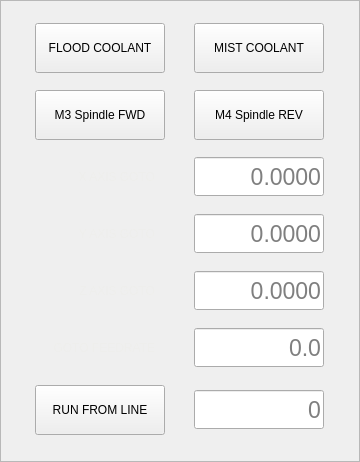
<?xml version="1.0" encoding="UTF-8"?>
<ui version="4.0">
 <class>Frame</class>
 <widget class="QFrame" name="Frame">
  <property name="geometry">
   <rect>
    <x>0</x>
    <y>0</y>
    <width>360</width>
    <height>462</height>
   </rect>
  </property>
  <property name="windowTitle">
   <string>Frame</string>
  </property>
  <property name="frameShape">
   <enum>QFrame::StyledPanel</enum>
  </property>
  <property name="frameShadow">
   <enum>QFrame::Raised</enum>
  </property>
  <layout class="QGridLayout" name="gridLayout">
   <item row="0" column="0">
    <widget class="VCPSettingsPushButton" name="rfh_flood_coolant_on">
     <property name="sizePolicy">
      <sizepolicy hsizetype="Fixed" vsizetype="Fixed">
       <horstretch>0</horstretch>
       <verstretch>0</verstretch>
      </sizepolicy>
     </property>
     <property name="minimumSize">
      <size>
       <width>130</width>
       <height>50</height>
      </size>
     </property>
     <property name="maximumSize">
      <size>
       <width>130</width>
       <height>50</height>
      </size>
     </property>
     <property name="text">
      <string>FLOOD COOLANT</string>
     </property>
    </widget>
   </item>
   <item row="0" column="1">
    <widget class="VCPSettingsPushButton" name="rfh_mist_coolant_on">
     <property name="sizePolicy">
      <sizepolicy hsizetype="Fixed" vsizetype="Fixed">
       <horstretch>0</horstretch>
       <verstretch>0</verstretch>
      </sizepolicy>
     </property>
     <property name="minimumSize">
      <size>
       <width>130</width>
       <height>50</height>
      </size>
     </property>
     <property name="maximumSize">
      <size>
       <width>130</width>
       <height>50</height>
      </size>
     </property>
     <property name="text">
      <string>MIST COOLANT</string>
     </property>
    </widget>
   </item>
   <item row="1" column="0">
    <widget class="VCPSettingsPushButton" name="m3_spindle_fwd">
     <property name="sizePolicy">
      <sizepolicy hsizetype="Fixed" vsizetype="Fixed">
       <horstretch>0</horstretch>
       <verstretch>0</verstretch>
      </sizepolicy>
     </property>
     <property name="minimumSize">
      <size>
       <width>130</width>
       <height>50</height>
      </size>
     </property>
     <property name="maximumSize">
      <size>
       <width>130</width>
       <height>50</height>
      </size>
     </property>
     <property name="text">
      <string>M3 Spindle FWD</string>
     </property>
    </widget>
   </item>
   <item row="1" column="1">
    <widget class="VCPSettingsPushButton" name="m4_spindle_rev">
     <property name="sizePolicy">
      <sizepolicy hsizetype="Fixed" vsizetype="Fixed">
       <horstretch>0</horstretch>
       <verstretch>0</verstretch>
      </sizepolicy>
     </property>
     <property name="minimumSize">
      <size>
       <width>130</width>
       <height>50</height>
      </size>
     </property>
     <property name="maximumSize">
      <size>
       <width>130</width>
       <height>50</height>
      </size>
     </property>
     <property name="text">
      <string>M4 Spindle REV</string>
     </property>
    </widget>
   </item>
   <item row="2" column="0">
    <widget class="QLabel" name="rfh_x_axis_goto_pos">
     <property name="enabled">
      <bool>false</bool>
     </property>
     <property name="sizePolicy">
      <sizepolicy hsizetype="Fixed" vsizetype="Fixed">
       <horstretch>0</horstretch>
       <verstretch>0</verstretch>
      </sizepolicy>
     </property>
     <property name="minimumSize">
      <size>
       <width>120</width>
       <height>40</height>
      </size>
     </property>
     <property name="maximumSize">
      <size>
       <width>120</width>
       <height>40</height>
      </size>
     </property>
     <property name="styleSheet">
      <string notr="true">QLabel{
    color: rgb(238, 238, 236);
	font: 16pt &quot;Bebas Kai&quot;;
}</string>
     </property>
     <property name="text">
      <string>X AXIS GOTO</string>
     </property>
     <property name="alignment">
      <set>Qt::AlignRight|Qt::AlignTrailing|Qt::AlignVCenter</set>
     </property>
    </widget>
   </item>
   <item row="2" column="1">
    <widget class="VCPLineEdit" name="run_from_line_Num">
     <property name="sizePolicy">
      <sizepolicy hsizetype="Fixed" vsizetype="Fixed">
       <horstretch>0</horstretch>
       <verstretch>0</verstretch>
      </sizepolicy>
     </property>
     <property name="minimumSize">
      <size>
       <width>130</width>
       <height>39</height>
      </size>
     </property>
     <property name="maximumSize">
      <size>
       <width>130</width>
       <height>39</height>
      </size>
     </property>
     <property name="toolTip">
      <string>&lt;html&gt;&lt;head/&gt;&lt;body&gt;&lt;p&gt;&lt;span style=&quot; font-weight:600; font-style:italic; text-decoration: underline; color:#ff0000;&quot;&gt;IMPORTANT WARNING!!!&lt;/span&gt;&lt;/p&gt;&lt;p&gt;&lt;span style=&quot; font-weight:600; color:#ff0000;&quot;&gt;RUN FROM LINE &lt;/span&gt;&lt;span style=&quot; color:#000000;&quot;&gt;does &lt;/span&gt;&lt;span style=&quot; font-weight:600; color:#ff0000;&quot;&gt;NOT &lt;/span&gt;&lt;span style=&quot; color:#000000;&quot;&gt;account for any&lt;/span&gt;&lt;/p&gt;&lt;p&gt;&lt;span style=&quot; color:#000000;&quot;&gt;preceding commands such as but not limited &lt;/span&gt;&lt;/p&gt;&lt;p&gt;&lt;span style=&quot; color:#000000;&quot;&gt;too the following:&lt;/span&gt;&lt;/p&gt;&lt;p&gt;&lt;span style=&quot; color:#000000;&quot;&gt;- XYZ positioning move Commands&lt;/span&gt;&lt;/p&gt;&lt;p&gt;&lt;span style=&quot; color:#000000;&quot;&gt;- Feedrate Commands&lt;/span&gt;&lt;/p&gt;&lt;p&gt;&lt;span style=&quot; color:#000000;&quot;&gt;- G5x Work Offset Commands&lt;/span&gt;&lt;/p&gt;&lt;p&gt;&lt;span style=&quot; color:#000000;&quot;&gt;- Tool Change Commands&lt;/span&gt;&lt;/p&gt;&lt;p&gt;&lt;span style=&quot; color:#000000;&quot;&gt;- Tool length offsets that need to be active&lt;/span&gt;&lt;/p&gt;&lt;p&gt;&lt;span style=&quot; color:#000000;&quot;&gt;- Spindle or Coolant ON Commands&lt;/span&gt;&lt;/p&gt;&lt;p&gt;&lt;span style=&quot; color:#000000;&quot;&gt;- ANY Commands not on the current line&lt;/span&gt;&lt;/p&gt;&lt;p&gt;&lt;span style=&quot; font-weight:600; color:#ff0000;&quot;&gt;It is recommended to be run from a previous&lt;/span&gt;&lt;/p&gt;&lt;p&gt;&lt;span style=&quot; font-weight:600; color:#ff0000;&quot;&gt;tool change line that reissues all of those &lt;/span&gt;&lt;/p&gt;&lt;p&gt;&lt;span style=&quot; font-weight:600; color:#ff0000;&quot;&gt;commands to avoid unexpected behavior!&lt;/span&gt;&lt;/p&gt;&lt;/body&gt;&lt;/html&gt;</string>
     </property>
     <property name="statusTip">
      <string>Warning! this run command does not account for preceding positioning moves or commands!</string>
     </property>
     <property name="styleSheet">
      <string notr="true">font: 17pt;</string>
     </property>
     <property name="text">
      <string/>
     </property>
     <property name="alignment">
      <set>Qt::AlignRight|Qt::AlignTrailing|Qt::AlignVCenter</set>
     </property>
     <property name="placeholderText">
      <string>0.0000</string>
     </property>
    </widget>
   </item>
   <item row="3" column="0">
    <widget class="QLabel" name="rfh_y_axis_goto_pos">
     <property name="enabled">
      <bool>false</bool>
     </property>
     <property name="sizePolicy">
      <sizepolicy hsizetype="Fixed" vsizetype="Fixed">
       <horstretch>0</horstretch>
       <verstretch>0</verstretch>
      </sizepolicy>
     </property>
     <property name="minimumSize">
      <size>
       <width>120</width>
       <height>40</height>
      </size>
     </property>
     <property name="maximumSize">
      <size>
       <width>120</width>
       <height>40</height>
      </size>
     </property>
     <property name="styleSheet">
      <string notr="true">QLabel{
    color: rgb(238, 238, 236);
	font: 16pt &quot;Bebas Kai&quot;;
}</string>
     </property>
     <property name="text">
      <string>Y AXIS GOTO</string>
     </property>
     <property name="alignment">
      <set>Qt::AlignRight|Qt::AlignTrailing|Qt::AlignVCenter</set>
     </property>
    </widget>
   </item>
   <item row="3" column="1">
    <widget class="VCPLineEdit" name="run_from_line_Num_3">
     <property name="sizePolicy">
      <sizepolicy hsizetype="Fixed" vsizetype="Fixed">
       <horstretch>0</horstretch>
       <verstretch>0</verstretch>
      </sizepolicy>
     </property>
     <property name="minimumSize">
      <size>
       <width>130</width>
       <height>39</height>
      </size>
     </property>
     <property name="maximumSize">
      <size>
       <width>130</width>
       <height>39</height>
      </size>
     </property>
     <property name="toolTip">
      <string>&lt;html&gt;&lt;head/&gt;&lt;body&gt;&lt;p&gt;&lt;span style=&quot; font-weight:600; font-style:italic; text-decoration: underline; color:#ff0000;&quot;&gt;IMPORTANT WARNING!!!&lt;/span&gt;&lt;/p&gt;&lt;p&gt;&lt;span style=&quot; font-weight:600; color:#ff0000;&quot;&gt;RUN FROM LINE &lt;/span&gt;&lt;span style=&quot; color:#000000;&quot;&gt;does &lt;/span&gt;&lt;span style=&quot; font-weight:600; color:#ff0000;&quot;&gt;NOT &lt;/span&gt;&lt;span style=&quot; color:#000000;&quot;&gt;account for any&lt;/span&gt;&lt;/p&gt;&lt;p&gt;&lt;span style=&quot; color:#000000;&quot;&gt;preceding commands such as but not limited &lt;/span&gt;&lt;/p&gt;&lt;p&gt;&lt;span style=&quot; color:#000000;&quot;&gt;too the following:&lt;/span&gt;&lt;/p&gt;&lt;p&gt;&lt;span style=&quot; color:#000000;&quot;&gt;- XYZ positioning move Commands&lt;/span&gt;&lt;/p&gt;&lt;p&gt;&lt;span style=&quot; color:#000000;&quot;&gt;- Feedrate Commands&lt;/span&gt;&lt;/p&gt;&lt;p&gt;&lt;span style=&quot; color:#000000;&quot;&gt;- G5x Work Offset Commands&lt;/span&gt;&lt;/p&gt;&lt;p&gt;&lt;span style=&quot; color:#000000;&quot;&gt;- Tool Change Commands&lt;/span&gt;&lt;/p&gt;&lt;p&gt;&lt;span style=&quot; color:#000000;&quot;&gt;- Tool length offsets that need to be active&lt;/span&gt;&lt;/p&gt;&lt;p&gt;&lt;span style=&quot; color:#000000;&quot;&gt;- Spindle or Coolant ON Commands&lt;/span&gt;&lt;/p&gt;&lt;p&gt;&lt;span style=&quot; color:#000000;&quot;&gt;- ANY Commands not on the current line&lt;/span&gt;&lt;/p&gt;&lt;p&gt;&lt;span style=&quot; font-weight:600; color:#ff0000;&quot;&gt;It is recommended to be run from a previous&lt;/span&gt;&lt;/p&gt;&lt;p&gt;&lt;span style=&quot; font-weight:600; color:#ff0000;&quot;&gt;tool change line that reissues all of those &lt;/span&gt;&lt;/p&gt;&lt;p&gt;&lt;span style=&quot; font-weight:600; color:#ff0000;&quot;&gt;commands to avoid unexpected behavior!&lt;/span&gt;&lt;/p&gt;&lt;/body&gt;&lt;/html&gt;</string>
     </property>
     <property name="statusTip">
      <string>Warning! this run command does not account for preceding positioning moves or commands!</string>
     </property>
     <property name="styleSheet">
      <string notr="true">font: 17pt;</string>
     </property>
     <property name="text">
      <string/>
     </property>
     <property name="alignment">
      <set>Qt::AlignRight|Qt::AlignTrailing|Qt::AlignVCenter</set>
     </property>
     <property name="placeholderText">
      <string>0.0000</string>
     </property>
    </widget>
   </item>
   <item row="4" column="0">
    <widget class="QLabel" name="rfh_z_axis_goto_pos">
     <property name="enabled">
      <bool>false</bool>
     </property>
     <property name="sizePolicy">
      <sizepolicy hsizetype="Fixed" vsizetype="Fixed">
       <horstretch>0</horstretch>
       <verstretch>0</verstretch>
      </sizepolicy>
     </property>
     <property name="minimumSize">
      <size>
       <width>120</width>
       <height>40</height>
      </size>
     </property>
     <property name="maximumSize">
      <size>
       <width>120</width>
       <height>40</height>
      </size>
     </property>
     <property name="styleSheet">
      <string notr="true">QLabel{
    color: rgb(238, 238, 236);
	font: 16pt &quot;Bebas Kai&quot;;
}</string>
     </property>
     <property name="text">
      <string>Z AXIS GOTO</string>
     </property>
     <property name="alignment">
      <set>Qt::AlignRight|Qt::AlignTrailing|Qt::AlignVCenter</set>
     </property>
    </widget>
   </item>
   <item row="4" column="1">
    <widget class="VCPLineEdit" name="run_from_line_Num_2">
     <property name="sizePolicy">
      <sizepolicy hsizetype="Fixed" vsizetype="Fixed">
       <horstretch>0</horstretch>
       <verstretch>0</verstretch>
      </sizepolicy>
     </property>
     <property name="minimumSize">
      <size>
       <width>130</width>
       <height>39</height>
      </size>
     </property>
     <property name="maximumSize">
      <size>
       <width>130</width>
       <height>39</height>
      </size>
     </property>
     <property name="toolTip">
      <string>&lt;html&gt;&lt;head/&gt;&lt;body&gt;&lt;p&gt;&lt;span style=&quot; font-weight:600; font-style:italic; text-decoration: underline; color:#ff0000;&quot;&gt;IMPORTANT WARNING!!!&lt;/span&gt;&lt;/p&gt;&lt;p&gt;&lt;span style=&quot; font-weight:600; color:#ff0000;&quot;&gt;RUN FROM LINE &lt;/span&gt;&lt;span style=&quot; color:#000000;&quot;&gt;does &lt;/span&gt;&lt;span style=&quot; font-weight:600; color:#ff0000;&quot;&gt;NOT &lt;/span&gt;&lt;span style=&quot; color:#000000;&quot;&gt;account for any&lt;/span&gt;&lt;/p&gt;&lt;p&gt;&lt;span style=&quot; color:#000000;&quot;&gt;preceding commands such as but not limited &lt;/span&gt;&lt;/p&gt;&lt;p&gt;&lt;span style=&quot; color:#000000;&quot;&gt;too the following:&lt;/span&gt;&lt;/p&gt;&lt;p&gt;&lt;span style=&quot; color:#000000;&quot;&gt;- XYZ positioning move Commands&lt;/span&gt;&lt;/p&gt;&lt;p&gt;&lt;span style=&quot; color:#000000;&quot;&gt;- Feedrate Commands&lt;/span&gt;&lt;/p&gt;&lt;p&gt;&lt;span style=&quot; color:#000000;&quot;&gt;- G5x Work Offset Commands&lt;/span&gt;&lt;/p&gt;&lt;p&gt;&lt;span style=&quot; color:#000000;&quot;&gt;- Tool Change Commands&lt;/span&gt;&lt;/p&gt;&lt;p&gt;&lt;span style=&quot; color:#000000;&quot;&gt;- Tool length offsets that need to be active&lt;/span&gt;&lt;/p&gt;&lt;p&gt;&lt;span style=&quot; color:#000000;&quot;&gt;- Spindle or Coolant ON Commands&lt;/span&gt;&lt;/p&gt;&lt;p&gt;&lt;span style=&quot; color:#000000;&quot;&gt;- ANY Commands not on the current line&lt;/span&gt;&lt;/p&gt;&lt;p&gt;&lt;span style=&quot; font-weight:600; color:#ff0000;&quot;&gt;It is recommended to be run from a previous&lt;/span&gt;&lt;/p&gt;&lt;p&gt;&lt;span style=&quot; font-weight:600; color:#ff0000;&quot;&gt;tool change line that reissues all of those &lt;/span&gt;&lt;/p&gt;&lt;p&gt;&lt;span style=&quot; font-weight:600; color:#ff0000;&quot;&gt;commands to avoid unexpected behavior!&lt;/span&gt;&lt;/p&gt;&lt;/body&gt;&lt;/html&gt;</string>
     </property>
     <property name="statusTip">
      <string>Warning! this run command does not account for preceding positioning moves or commands!</string>
     </property>
     <property name="styleSheet">
      <string notr="true">font: 17pt;</string>
     </property>
     <property name="text">
      <string/>
     </property>
     <property name="alignment">
      <set>Qt::AlignRight|Qt::AlignTrailing|Qt::AlignVCenter</set>
     </property>
     <property name="placeholderText">
      <string>0.0000</string>
     </property>
    </widget>
   </item>
   <item row="5" column="0">
    <widget class="QLabel" name="rfh_pos_feedrate">
     <property name="enabled">
      <bool>false</bool>
     </property>
     <property name="sizePolicy">
      <sizepolicy hsizetype="Fixed" vsizetype="Fixed">
       <horstretch>0</horstretch>
       <verstretch>0</verstretch>
      </sizepolicy>
     </property>
     <property name="minimumSize">
      <size>
       <width>120</width>
       <height>40</height>
      </size>
     </property>
     <property name="maximumSize">
      <size>
       <width>120</width>
       <height>40</height>
      </size>
     </property>
     <property name="styleSheet">
      <string notr="true">QLabel{
    color: rgb(238, 238, 236);
	font: 16pt &quot;Bebas Kai&quot;;
}</string>
     </property>
     <property name="text">
      <string>GOTO FEEDRATE</string>
     </property>
     <property name="alignment">
      <set>Qt::AlignRight|Qt::AlignTrailing|Qt::AlignVCenter</set>
     </property>
    </widget>
   </item>
   <item row="5" column="1">
    <widget class="VCPLineEdit" name="run_from_line_Num_4">
     <property name="sizePolicy">
      <sizepolicy hsizetype="Fixed" vsizetype="Fixed">
       <horstretch>0</horstretch>
       <verstretch>0</verstretch>
      </sizepolicy>
     </property>
     <property name="minimumSize">
      <size>
       <width>130</width>
       <height>39</height>
      </size>
     </property>
     <property name="maximumSize">
      <size>
       <width>130</width>
       <height>39</height>
      </size>
     </property>
     <property name="toolTip">
      <string>&lt;html&gt;&lt;head/&gt;&lt;body&gt;&lt;p&gt;&lt;span style=&quot; font-weight:600; font-style:italic; text-decoration: underline; color:#ff0000;&quot;&gt;IMPORTANT WARNING!!!&lt;/span&gt;&lt;/p&gt;&lt;p&gt;&lt;span style=&quot; font-weight:600; color:#ff0000;&quot;&gt;RUN FROM LINE &lt;/span&gt;&lt;span style=&quot; color:#000000;&quot;&gt;does &lt;/span&gt;&lt;span style=&quot; font-weight:600; color:#ff0000;&quot;&gt;NOT &lt;/span&gt;&lt;span style=&quot; color:#000000;&quot;&gt;account for any&lt;/span&gt;&lt;/p&gt;&lt;p&gt;&lt;span style=&quot; color:#000000;&quot;&gt;preceding commands such as but not limited &lt;/span&gt;&lt;/p&gt;&lt;p&gt;&lt;span style=&quot; color:#000000;&quot;&gt;too the following:&lt;/span&gt;&lt;/p&gt;&lt;p&gt;&lt;span style=&quot; color:#000000;&quot;&gt;- XYZ positioning move Commands&lt;/span&gt;&lt;/p&gt;&lt;p&gt;&lt;span style=&quot; color:#000000;&quot;&gt;- Feedrate Commands&lt;/span&gt;&lt;/p&gt;&lt;p&gt;&lt;span style=&quot; color:#000000;&quot;&gt;- G5x Work Offset Commands&lt;/span&gt;&lt;/p&gt;&lt;p&gt;&lt;span style=&quot; color:#000000;&quot;&gt;- Tool Change Commands&lt;/span&gt;&lt;/p&gt;&lt;p&gt;&lt;span style=&quot; color:#000000;&quot;&gt;- Tool length offsets that need to be active&lt;/span&gt;&lt;/p&gt;&lt;p&gt;&lt;span style=&quot; color:#000000;&quot;&gt;- Spindle or Coolant ON Commands&lt;/span&gt;&lt;/p&gt;&lt;p&gt;&lt;span style=&quot; color:#000000;&quot;&gt;- ANY Commands not on the current line&lt;/span&gt;&lt;/p&gt;&lt;p&gt;&lt;span style=&quot; font-weight:600; color:#ff0000;&quot;&gt;It is recommended to be run from a previous&lt;/span&gt;&lt;/p&gt;&lt;p&gt;&lt;span style=&quot; font-weight:600; color:#ff0000;&quot;&gt;tool change line that reissues all of those &lt;/span&gt;&lt;/p&gt;&lt;p&gt;&lt;span style=&quot; font-weight:600; color:#ff0000;&quot;&gt;commands to avoid unexpected behavior!&lt;/span&gt;&lt;/p&gt;&lt;/body&gt;&lt;/html&gt;</string>
     </property>
     <property name="statusTip">
      <string>Warning! this run command does not account for preceding positioning moves or commands!</string>
     </property>
     <property name="styleSheet">
      <string notr="true">font: 17pt;</string>
     </property>
     <property name="text">
      <string/>
     </property>
     <property name="alignment">
      <set>Qt::AlignRight|Qt::AlignTrailing|Qt::AlignVCenter</set>
     </property>
     <property name="placeholderText">
      <string>0.0</string>
     </property>
    </widget>
   </item>
   <item row="6" column="0">
    <widget class="VCPSettingsPushButton" name="run_from_line_dialog">
     <property name="sizePolicy">
      <sizepolicy hsizetype="Fixed" vsizetype="Fixed">
       <horstretch>0</horstretch>
       <verstretch>0</verstretch>
      </sizepolicy>
     </property>
     <property name="minimumSize">
      <size>
       <width>130</width>
       <height>50</height>
      </size>
     </property>
     <property name="maximumSize">
      <size>
       <width>130</width>
       <height>50</height>
      </size>
     </property>
     <property name="text">
      <string>RUN FROM LINE</string>
     </property>
    </widget>
   </item>
   <item row="6" column="1">
    <widget class="VCPLineEdit" name="run_from_line_entry">
     <property name="sizePolicy">
      <sizepolicy hsizetype="Fixed" vsizetype="Fixed">
       <horstretch>0</horstretch>
       <verstretch>0</verstretch>
      </sizepolicy>
     </property>
     <property name="minimumSize">
      <size>
       <width>130</width>
       <height>39</height>
      </size>
     </property>
     <property name="maximumSize">
      <size>
       <width>130</width>
       <height>39</height>
      </size>
     </property>
     <property name="toolTip">
      <string>&lt;html&gt;&lt;head/&gt;&lt;body&gt;&lt;p&gt;&lt;span style=&quot; font-weight:600; font-style:italic; text-decoration: underline; color:#ff0000;&quot;&gt;IMPORTANT WARNING!!!&lt;/span&gt;&lt;/p&gt;&lt;p&gt;&lt;span style=&quot; font-weight:600; color:#ff0000;&quot;&gt;RUN FROM LINE &lt;/span&gt;&lt;span style=&quot; color:#000000;&quot;&gt;does &lt;/span&gt;&lt;span style=&quot; font-weight:600; color:#ff0000;&quot;&gt;NOT &lt;/span&gt;&lt;span style=&quot; color:#000000;&quot;&gt;account for any&lt;/span&gt;&lt;/p&gt;&lt;p&gt;&lt;span style=&quot; color:#000000;&quot;&gt;preceding commands such as but not limited &lt;/span&gt;&lt;/p&gt;&lt;p&gt;&lt;span style=&quot; color:#000000;&quot;&gt;too the following:&lt;/span&gt;&lt;/p&gt;&lt;p&gt;&lt;span style=&quot; color:#000000;&quot;&gt;- XYZ positioning move Commands&lt;/span&gt;&lt;/p&gt;&lt;p&gt;&lt;span style=&quot; color:#000000;&quot;&gt;- Feedrate Commands&lt;/span&gt;&lt;/p&gt;&lt;p&gt;&lt;span style=&quot; color:#000000;&quot;&gt;- G5x Work Offset Commands&lt;/span&gt;&lt;/p&gt;&lt;p&gt;&lt;span style=&quot; color:#000000;&quot;&gt;- Tool Change Commands&lt;/span&gt;&lt;/p&gt;&lt;p&gt;&lt;span style=&quot; color:#000000;&quot;&gt;- Tool length offsets that need to be active&lt;/span&gt;&lt;/p&gt;&lt;p&gt;&lt;span style=&quot; color:#000000;&quot;&gt;- Spindle or Coolant ON Commands&lt;/span&gt;&lt;/p&gt;&lt;p&gt;&lt;span style=&quot; color:#000000;&quot;&gt;- ANY Commands not on the current line&lt;/span&gt;&lt;/p&gt;&lt;p&gt;&lt;span style=&quot; font-weight:600; color:#ff0000;&quot;&gt;It is recommended to be run from a previous&lt;/span&gt;&lt;/p&gt;&lt;p&gt;&lt;span style=&quot; font-weight:600; color:#ff0000;&quot;&gt;tool change line that reissues all of those &lt;/span&gt;&lt;/p&gt;&lt;p&gt;&lt;span style=&quot; font-weight:600; color:#ff0000;&quot;&gt;commands to avoid unexpected behavior!&lt;/span&gt;&lt;/p&gt;&lt;/body&gt;&lt;/html&gt;</string>
     </property>
     <property name="statusTip">
      <string>Warning! this run command does not account for preceding positioning moves or commands!</string>
     </property>
     <property name="styleSheet">
      <string notr="true">font: 17pt;</string>
     </property>
     <property name="text">
      <string/>
     </property>
     <property name="alignment">
      <set>Qt::AlignRight|Qt::AlignTrailing|Qt::AlignVCenter</set>
     </property>
     <property name="placeholderText">
      <string>0</string>
     </property>
    </widget>
   </item>
  </layout>
 </widget>
 <customwidgets>
  <customwidget>
   <class>VCPLineEdit</class>
   <extends>QLineEdit</extends>
   <header>qtpyvcp.widgets.input_widgets.line_edit</header>
  </customwidget>
  <customwidget>
   <class>VCPSettingsPushButton</class>
   <extends>QPushButton</extends>
   <header>qtpyvcp.widgets.input_widgets.setting_slider</header>
  </customwidget>
 </customwidgets>
 <resources/>
 <connections/>
</ui>
